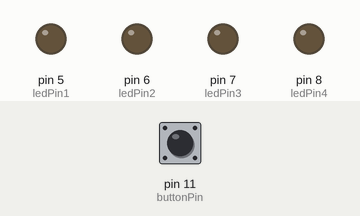
Simulated run of this sketch. Board: Arduino Uno, built with avr-gcc and run on an emulated ATmega328P. Parts: output pins drawn as LEDs (lit = HIGH). Inputs (shaded band) come from the test bench; at power-on: pin 11 (buttonPin) LOW.

Above: at 1.2 s.
1.3 s: pin 11 (buttonPin) pulled HIGH for 0.15 s
At 2.4 s:
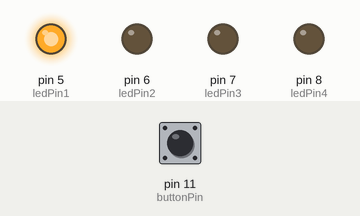
2.9 s: pin 11 (buttonPin) pulled HIGH for 1 s
At 4.9 s:
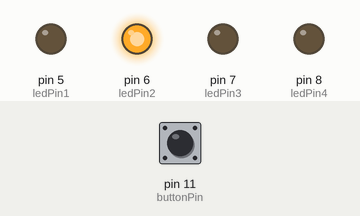
5.4 s: pin 11 (buttonPin) pulled HIGH for 0.15 s
At 6.7 s:
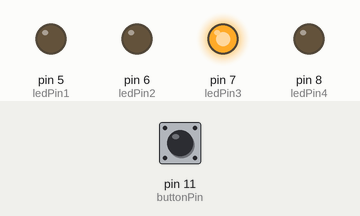
7.0 s: pin 11 (buttonPin) pulled HIGH for 3.2 s
At 11.0 s:
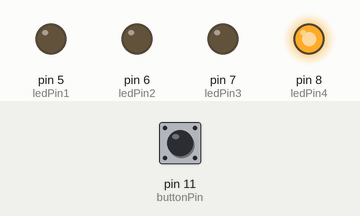
Timing chart, 0 to 12.5 s (numbered marks = the images above; inputs shaded):
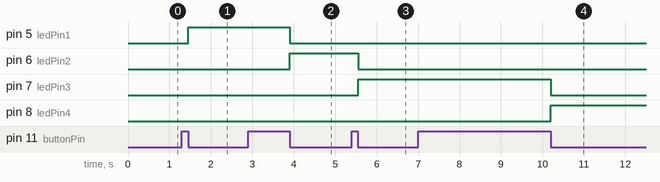

Measured:
- after the input at 1.3 s, pin 5 (ledPin1): LOW → HIGH after 0.15 s
- after the input at 2.9 s, pin 5 (ledPin1): HIGH → LOW after 1.0 s; pin 6 (ledPin2): LOW → HIGH after 1.0 s
- after the input at 5.4 s, pin 6 (ledPin2): HIGH → LOW after 0.15 s; pin 7 (ledPin3): LOW → HIGH after 0.15 s
- after the input at 7.0 s, pin 7 (ledPin3): HIGH → LOW after 3.2 s; pin 8 (ledPin4): LOW → HIGH after 3.2 s

The sketch:

Button_4LEDS.ino
```cpp
 // constants won't change. They're used here to set pin numbers:

const int buttonPin =  11;     // the number of the pushbutton pin

const int ledPin1 = 5;      // the number of the LED pin
const int ledPin2 = 6;
const int ledPin3 = 7;
const int ledPin4 = 8;

// variables will change:
int  initial    = 0;       //hold current  initial
int oldstate    = 0;       //hold last  initial
int buttonstate = 0;      // variable for reading the pushbutton status

void setup() {
  pinMode(ledPin1, OUTPUT);   // initialize the LED pin as an output:
  pinMode(ledPin2, OUTPUT);
  pinMode(ledPin3, OUTPUT);
  pinMode(ledPin4, OUTPUT);
  pinMode(buttonPin, INPUT); // initialize the pushbutton pin as an input:
}
void loop(){
  //debouncing routline to read button
  buttonstate = digitalRead(buttonPin);  //state the  initial of button
  if(buttonstate == HIGH){               //check if it has been pressed
    delay(50);
    buttonstate = digitalRead(buttonPin);//state button again
    if(buttonstate == LOW){              //if it is 0 considered one press
     initial = oldstate + 1;        //increase  initial by 1
    }
  }else{                          //check if it has been NOT pressed
      delay(100);
      }
   switch (initial){               //react to button press a  initial
     case 1:                     //if  initial is 1
       digitalWrite(ledPin1, HIGH);//on
       digitalWrite(ledPin2, LOW);//off
       digitalWrite(ledPin3, LOW);//off
       digitalWrite(ledPin4, LOW);
       oldstate =  initial;               //set oldstate  initial as current  initial
       break;
     case 2:
       digitalWrite(ledPin1, LOW);
       digitalWrite(ledPin2, HIGH);
       digitalWrite(ledPin3, LOW);
       digitalWrite(ledPin4, LOW);
       oldstate =  initial;
       break;
     case 3:
       digitalWrite(ledPin1, LOW);
       digitalWrite(ledPin2, LOW);
       digitalWrite(ledPin3, HIGH);
       digitalWrite(ledPin4, LOW);
       oldstate =  initial;
       break;
      case 4:
       digitalWrite(ledPin1, LOW);  //off
       digitalWrite(ledPin2, LOW);
       digitalWrite(ledPin3, LOW);
       digitalWrite(ledPin4, HIGH);
       oldstate =  initial;
       break;
     default:                      //if  initial is not 1 2 3
       digitalWrite(ledPin1, LOW);  //off
       digitalWrite(ledPin2, LOW);
       digitalWrite(ledPin3, LOW);
       digitalWrite(ledPin4, LOW);
       oldstate = 0;                    //reset to all off/initial 0
       break;
     }
}
```
